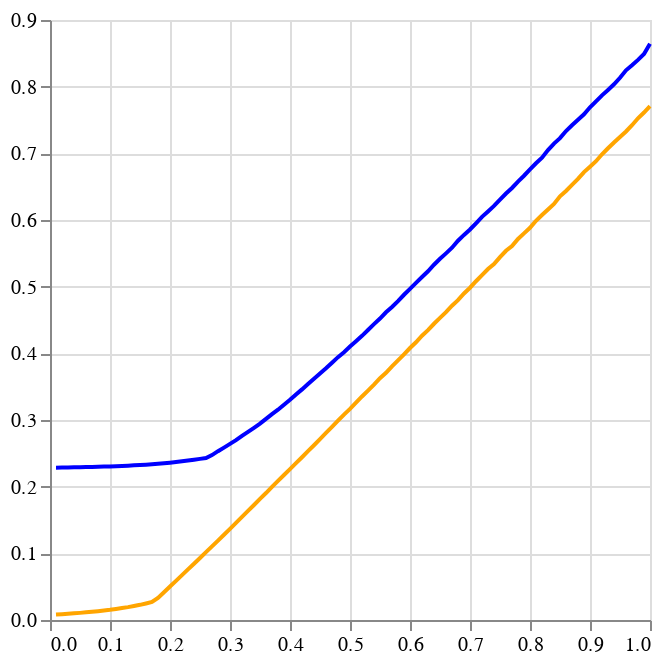

This figure's notebook cell:
### Code cell
function graf_func_value(t, lkt, lmt)
    
    #now the cut is just lkt
    X=hvals[lkt:end]
    
    y1=s_W[t, lkt:end, lkt, lmt]
    y2=j_W[t, lkt:end, lkt, lmt]
    
    
    @vlplot(x=X)+
    @vlplot(mark={:line, color=:blue}, x=X, y=y1)+
    @vlplot(mark={:line, color=:orange}, x=X, y=y2)
    
    
end


graf_func_value(1,1,1)

### Figure 1 — Vega-Lite specification as saved in the notebook (floating-point values rounded to 4 significant figures)
{"data": {"values": [{"x": 0.01}, {"x": 0.02}, {"x": 0.03}, {"x": 0.04}, {"x": 0.05}, {"x": 0.06}, {"x": 0.07}, {"x": 0.08}, {"x": 0.09}, {"x": 0.1}, {"x": 0.11}, {"x": 0.12}, {"x": 0.13}, {"x": 0.14}, {"x": 0.15}, {"x": 0.16}, {"x": 0.17}, {"x": 0.18}, {"x": 0.19}, {"x": 0.2}, {"x": 0.21}, {"x": 0.22}, {"x": 0.23}, {"x": 0.24}, {"x": 0.25}, {"x": 0.26}, {"x": 0.27}, {"x": 0.28}, {"x": 0.29}, {"x": 0.3}, {"x": 0.31}, {"x": 0.32}, {"x": 0.33}, {"x": 0.34}, {"x": 0.35}, {"x": 0.36}, {"x": 0.37}, {"x": 0.38}, {"x": 0.39}, {"x": 0.4}, {"x": 0.41}, {"x": 0.42}, {"x": 0.43}, {"x": 0.44}, {"x": 0.45}, {"x": 0.46}, {"x": 0.47}, {"x": 0.48}, {"x": 0.49}, {"x": 0.5}, {"x": 0.51}, {"x": 0.52}, {"x": 0.53}, {"x": 0.54}, {"x": 0.55}, {"x": 0.56}, {"x": 0.57}, {"x": 0.58}, {"x": 0.59}, {"x": 0.6}, {"x": 0.61}, {"x": 0.62}, {"x": 0.63}, {"x": 0.64}, {"x": 0.65}, {"x": 0.66}, {"x": 0.67}, {"x": 0.68}, {"x": 0.69}, {"x": 0.7}, {"x": 0.71}, {"x": 0.72}, {"x": 0.73}, {"x": 0.74}, {"x": 0.75}, {"x": 0.76}, {"x": 0.77}, {"x": 0.78}, {"x": 0.79}, {"x": 0.8}, {"x": 0.81}, {"x": 0.82}, {"x": 0.83}, {"x": 0.84}, {"x": 0.85}, {"x": 0.86}, {"x": 0.87}, {"x": 0.88}, {"x": 0.89}, {"x": 0.9}, {"x": 0.91}, {"x": 0.92}, {"x": 0.93}, {"x": 0.94}, {"x": 0.95}, {"x": 0.96}, {"x": 0.97}, {"x": 0.98}, {"x": 0.99}, {"x": 1}]}, "encoding": {"x": {"field": "x", "title": null, "type": "quantitative"}}, "layer": [{"data": {"values": [{"x": 0.01, "y": 0.2285}, {"x": 0.02, "y": 0.2287}, {"x": 0.03, "y": 0.2288}, {"x": 0.04, "y": 0.229}, {"x": 0.05, "y": 0.2292}, {"x": 0.06, "y": 0.2294}, {"x": 0.07, "y": 0.2296}, {"x": 0.08, "y": 0.2298}, {"x": 0.09, "y": 0.2301}, {"x": 0.1, "y": 0.2304}, {"x": 0.11, "y": 0.2307}, {"x": 0.12, "y": 0.2311}, {"x": 0.13, "y": 0.2315}, {"x": 0.14, "y": 0.232}, {"x": 0.15, "y": 0.2325}, {"x": 0.16, "y": 0.233}, {"x": 0.17, "y": 0.2337}, {"x": 0.18, "y": 0.2344}, {"x": 0.19, "y": 0.2351}, {"x": 0.2, "y": 0.236}, {"x": 0.21, "y": 0.237}, {"x": 0.22, "y": 0.238}, {"x": 0.23, "y": 0.2392}, {"x": 0.24, "y": 0.2404}, {"x": 0.25, "y": 0.2417}, {"x": 0.26, "y": 0.243}, {"x": 0.27, "y": 0.2474}, {"x": 0.28, "y": 0.2532}, {"x": 0.29, "y": 0.2586}, {"x": 0.3, "y": 0.2641}, {"x": 0.31, "y": 0.2698}, {"x": 0.32, "y": 0.2762}, {"x": 0.33, "y": 0.2822}, {"x": 0.34, "y": 0.2883}, {"x": 0.35, "y": 0.2945}, {"x": 0.36, "y": 0.3017}, {"x": 0.37, "y": 0.3089}, {"x": 0.38, "y": 0.3154}, {"x": 0.39, "y": 0.323}, {"x": 0.4, "y": 0.3302}, {"x": 0.41, "y": 0.3384}, {"x": 0.42, "y": 0.3459}, {"x": 0.43, "y": 0.3541}, {"x": 0.44, "y": 0.362}, {"x": 0.45, "y": 0.3699}, {"x": 0.46, "y": 0.3776}, {"x": 0.47, "y": 0.386}, {"x": 0.48, "y": 0.3943}, {"x": 0.49, "y": 0.4017}, {"x": 0.5, "y": 0.4101}, {"x": 0.51, "y": 0.4181}, {"x": 0.52, "y": 0.4262}, {"x": 0.53, "y": 0.4351}, {"x": 0.54, "y": 0.4439}, {"x": 0.55, "y": 0.4521}, {"x": 0.56, "y": 0.4616}, {"x": 0.57, "y": 0.4695}, {"x": 0.58, "y": 0.4784}, {"x": 0.59, "y": 0.4878}, {"x": 0.6, "y": 0.4968}, {"x": 0.61, "y": 0.5058}, {"x": 0.62, "y": 0.5145}, {"x": 0.63, "y": 0.5231}, {"x": 0.64, "y": 0.5329}, {"x": 0.65, "y": 0.5418}, {"x": 0.66, "y": 0.5499}, {"x": 0.67, "y": 0.5585}, {"x": 0.68, "y": 0.5689}, {"x": 0.69, "y": 0.5776}, {"x": 0.7, "y": 0.5858}, {"x": 0.71, "y": 0.5951}, {"x": 0.72, "y": 0.6047}, {"x": 0.73, "y": 0.6129}, {"x": 0.74, "y": 0.6211}, {"x": 0.75, "y": 0.6305}, {"x": 0.76, "y": 0.6397}, {"x": 0.77, "y": 0.6481}, {"x": 0.78, "y": 0.6576}, {"x": 0.79, "y": 0.6664}, {"x": 0.8, "y": 0.6759}, {"x": 0.81, "y": 0.685}, {"x": 0.82, "y": 0.6935}, {"x": 0.83, "y": 0.7048}, {"x": 0.84, "y": 0.7146}, {"x": 0.85, "y": 0.7228}, {"x": 0.86, "y": 0.7335}, {"x": 0.87, "y": 0.7422}, {"x": 0.88, "y": 0.7504}, {"x": 0.89, "y": 0.7586}, {"x": 0.9, "y": 0.7691}, {"x": 0.91, "y": 0.7781}, {"x": 0.92, "y": 0.787}, {"x": 0.93, "y": 0.7951}, {"x": 0.94, "y": 0.8035}, {"x": 0.95, "y": 0.8134}, {"x": 0.96, "y": 0.8245}, {"x": 0.97, "y": 0.8322}, {"x": 0.98, "y": 0.8402}, {"x": 0.99, "y": 0.849}, {"x": 1, "y": 0.8644}]}, "encoding": {"x": {"field": "x", "title": null, "type": "quantitative"}, "y": {"field": "y", "title": null, "type": "quantitative"}}, "mark": {"color": "blue", "type": "line"}}, {"data": {"values": [{"x": 0.01, "y": 0.008244}, {"x": 0.02, "y": 0.008794}, {"x": 0.03, "y": 0.009288}, {"x": 0.04, "y": 0.009959}, {"x": 0.05, "y": 0.01068}, {"x": 0.06, "y": 0.01147}, {"x": 0.07, "y": 0.01222}, {"x": 0.08, "y": 0.01316}, {"x": 0.09, "y": 0.0142}, {"x": 0.1, "y": 0.01522}, {"x": 0.11, "y": 0.01647}, {"x": 0.12, "y": 0.01785}, {"x": 0.13, "y": 0.01928}, {"x": 0.14, "y": 0.02097}, {"x": 0.15, "y": 0.02275}, {"x": 0.16, "y": 0.02482}, {"x": 0.17, "y": 0.02705}, {"x": 0.18, "y": 0.0332}, {"x": 0.19, "y": 0.04169}, {"x": 0.2, "y": 0.05018}, {"x": 0.21, "y": 0.05874}, {"x": 0.22, "y": 0.06728}, {"x": 0.23, "y": 0.07587}, {"x": 0.24, "y": 0.08447}, {"x": 0.25, "y": 0.0931}, {"x": 0.26, "y": 0.1018}, {"x": 0.27, "y": 0.1104}, {"x": 0.28, "y": 0.1191}, {"x": 0.29, "y": 0.1278}, {"x": 0.3, "y": 0.1368}, {"x": 0.31, "y": 0.1457}, {"x": 0.32, "y": 0.1547}, {"x": 0.33, "y": 0.1637}, {"x": 0.34, "y": 0.1725}, {"x": 0.35, "y": 0.1817}, {"x": 0.36, "y": 0.1905}, {"x": 0.37, "y": 0.1997}, {"x": 0.38, "y": 0.2087}, {"x": 0.39, "y": 0.2175}, {"x": 0.4, "y": 0.2263}, {"x": 0.41, "y": 0.2352}, {"x": 0.42, "y": 0.2442}, {"x": 0.43, "y": 0.2534}, {"x": 0.44, "y": 0.2622}, {"x": 0.45, "y": 0.2713}, {"x": 0.46, "y": 0.2805}, {"x": 0.47, "y": 0.2898}, {"x": 0.48, "y": 0.299}, {"x": 0.49, "y": 0.3082}, {"x": 0.5, "y": 0.3166}, {"x": 0.51, "y": 0.3259}, {"x": 0.52, "y": 0.3353}, {"x": 0.53, "y": 0.344}, {"x": 0.54, "y": 0.3531}, {"x": 0.55, "y": 0.3627}, {"x": 0.56, "y": 0.3708}, {"x": 0.57, "y": 0.3806}, {"x": 0.58, "y": 0.3894}, {"x": 0.59, "y": 0.3985}, {"x": 0.6, "y": 0.408}, {"x": 0.61, "y": 0.4166}, {"x": 0.62, "y": 0.4264}, {"x": 0.63, "y": 0.4349}, {"x": 0.64, "y": 0.4444}, {"x": 0.65, "y": 0.4531}, {"x": 0.66, "y": 0.4618}, {"x": 0.67, "y": 0.4715}, {"x": 0.68, "y": 0.4798}, {"x": 0.69, "y": 0.4898}, {"x": 0.7, "y": 0.4984}, {"x": 0.71, "y": 0.5081}, {"x": 0.72, "y": 0.5174}, {"x": 0.73, "y": 0.5264}, {"x": 0.74, "y": 0.5339}, {"x": 0.75, "y": 0.5443}, {"x": 0.76, "y": 0.5538}, {"x": 0.77, "y": 0.561}, {"x": 0.78, "y": 0.5716}, {"x": 0.79, "y": 0.58}, {"x": 0.8, "y": 0.5882}, {"x": 0.81, "y": 0.5988}, {"x": 0.82, "y": 0.6075}, {"x": 0.83, "y": 0.6158}, {"x": 0.84, "y": 0.6241}, {"x": 0.85, "y": 0.6355}, {"x": 0.86, "y": 0.6436}, {"x": 0.87, "y": 0.6527}, {"x": 0.88, "y": 0.6616}, {"x": 0.89, "y": 0.6719}, {"x": 0.9, "y": 0.6799}, {"x": 0.91, "y": 0.6882}, {"x": 0.92, "y": 0.6986}, {"x": 0.93, "y": 0.7076}, {"x": 0.94, "y": 0.7163}, {"x": 0.95, "y": 0.7245}, {"x": 0.96, "y": 0.7328}, {"x": 0.97, "y": 0.7421}, {"x": 0.98, "y": 0.7525}, {"x": 0.99, "y": 0.7612}, {"x": 1, "y": 0.7707}]}, "encoding": {"x": {"field": "x", "title": null, "type": "quantitative"}, "y": {"field": "y", "title": null, "type": "quantitative"}}, "mark": {"color": "orange", "type": "line"}}]}
